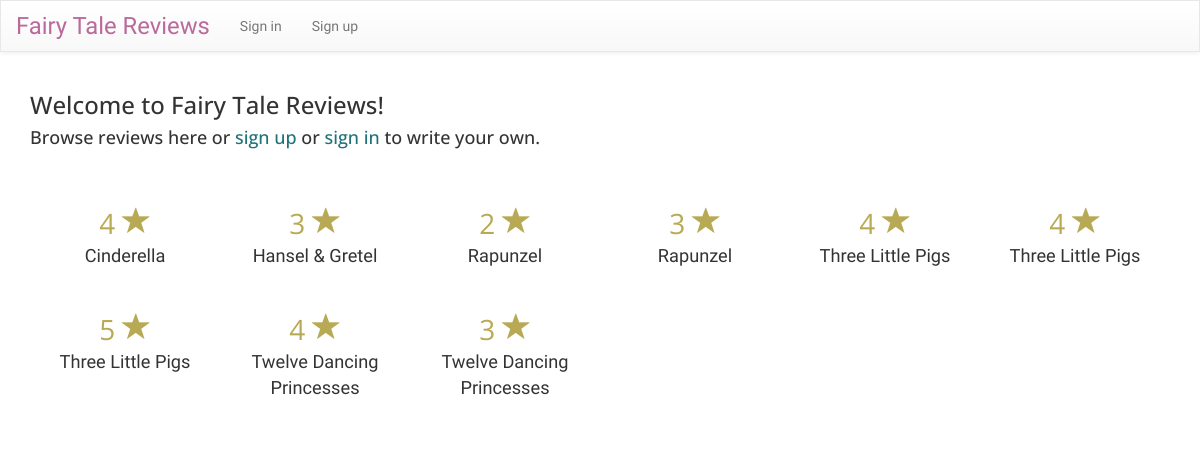
/, run on an earlier commit of the app's database.
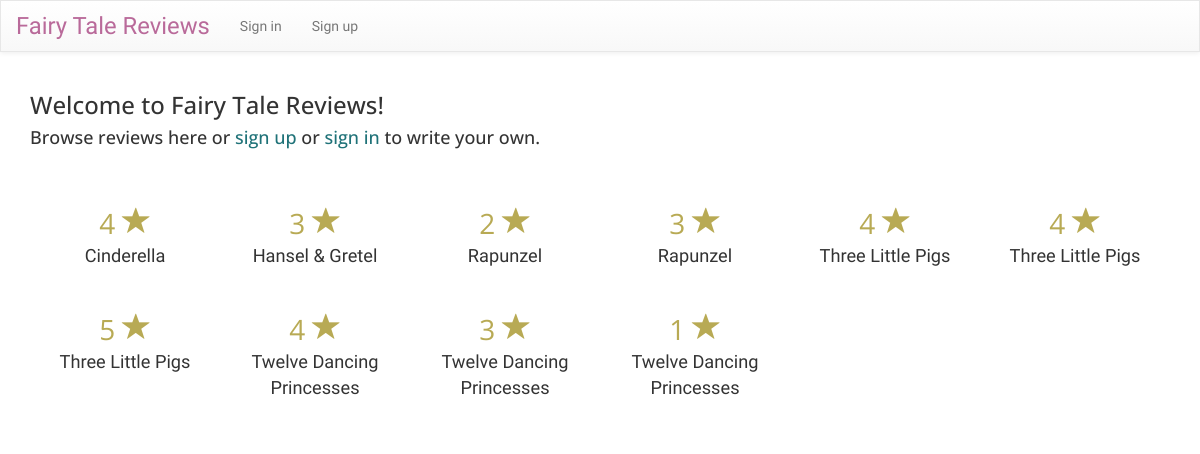
And on a later commit of the database.
### reviews/models.py (models this page shows, shortened)
class Review(models.Model):
	author = models.ForeignKey('auth.User')
	TITLE_CHOICES = (
		('cinderella', 'Cinderella'),
		('hansel_gretel', 'Hansel & Gretel'),
		('rapunzel', 'Rapunzel'),
		('snow_white', 'Snow White and the Seven Dwarfs'),
		('three_pigs', 'Three Little Pigs'),
		('twelve_princesses', 'Twelve Dancing Princesses')
		)
	story = models.CharField(max_length=100, choices=TITLE_CHOICES)
	text = models.TextField()
	stars_overall = models.IntegerField()
	stars_story = models.IntegerField()
	stars_characters = models.IntegerField()
	stars_relevance = models.IntegerField()
	review_date = models.DateTimeField(blank=True, null=True)

### reviews/views.py (the view)
# urls.py: url(r'^$', views.all_reviews, name='all_reviews'),
def all_reviews(request):
	reviews = Review.objects.filter(review_date__lte=timezone.now()).order_by('review_date')
	return render(request, 'reviews/all_reviews.html', {'reviews': reviews})

### reviews/templates/reviews/all_reviews.html (shortened to what this page needs)
{% extends 'base.html' %}
{% block content %}
<p><h3>Welcome to Fairy Tale Reviews!</h3>
<h4>Browse reviews here or <a href="{% url 'registration_register' %}">sign up</a> or <a href="{% url 'auth_login' %}">sign in</a> to write your own.</h4><br /></p>
<div class="posted-review" align="center">
<p>
		{% for review in reviews|dictsort:"story" %}
		<div class="col-md-2">
			<span class="stars">{{ review.stars_overall }}
			<span class="glyphicon glyphicon-star"></span></span>
			<br />
			<span class="title">{{ review.get_story_display }}</span>
		</div>
		{% endfor %}
</div>
{% endblock %}

What changed in the data, as far as the page shows it:
added Review: stars_overall "1", story "Twelve Dancing Princesses"
